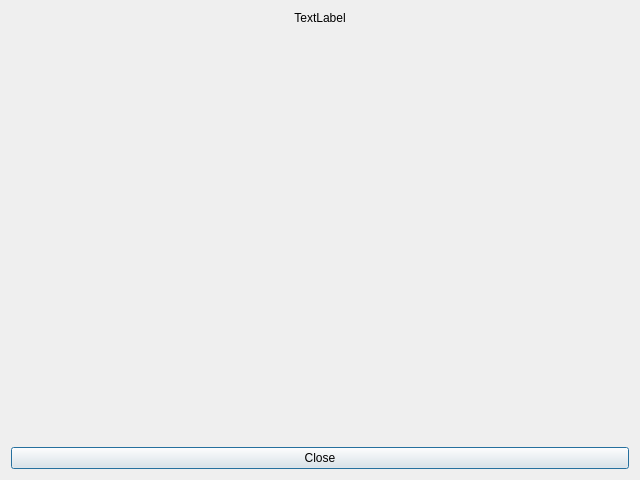
<?xml version="1.0" encoding="UTF-8"?>
<ui version="4.0">
 <class>AboutDialog</class>
 <widget class="QDialog" name="AboutDialog">
  <property name="geometry">
   <rect>
    <x>0</x>
    <y>0</y>
    <width>640</width>
    <height>480</height>
   </rect>
  </property>
  <property name="windowTitle">
   <string>Dialog</string>
  </property>
  <layout class="QGridLayout" name="gridLayout">
   <item row="0" column="0">
    <layout class="QVBoxLayout" name="verticalLayout">
     <property name="sizeConstraint">
      <enum>QLayout::SetMaximumSize</enum>
     </property>
     <item>
      <widget class="QLabel" name="adText">
       <property name="sizePolicy">
        <sizepolicy hsizetype="Expanding" vsizetype="Expanding">
         <horstretch>0</horstretch>
         <verstretch>0</verstretch>
        </sizepolicy>
       </property>
       <property name="maximumSize">
        <size>
         <width>65535</width>
         <height>65535</height>
        </size>
       </property>
       <property name="text">
        <string>TextLabel</string>
       </property>
       <property name="textFormat">
        <enum>Qt::RichText</enum>
       </property>
       <property name="alignment">
        <set>Qt::AlignHCenter|Qt::AlignTop</set>
       </property>
       <property name="openExternalLinks">
        <bool>true</bool>
       </property>
      </widget>
     </item>
     <item>
      <spacer name="verticalSpacer">
       <property name="orientation">
        <enum>Qt::Vertical</enum>
       </property>
       <property name="sizeHint" stdset="0">
        <size>
         <width>20</width>
         <height>40</height>
        </size>
       </property>
      </spacer>
     </item>
     <item>
      <layout class="QHBoxLayout" name="horizontalLayout">
       <property name="sizeConstraint">
        <enum>QLayout::SetMaximumSize</enum>
       </property>
       <item>
        <widget class="QPushButton" name="adCloseButton">
         <property name="text">
          <string>Close</string>
         </property>
        </widget>
       </item>
      </layout>
     </item>
    </layout>
   </item>
  </layout>
 </widget>
 <resources/>
 <connections/>
</ui>
